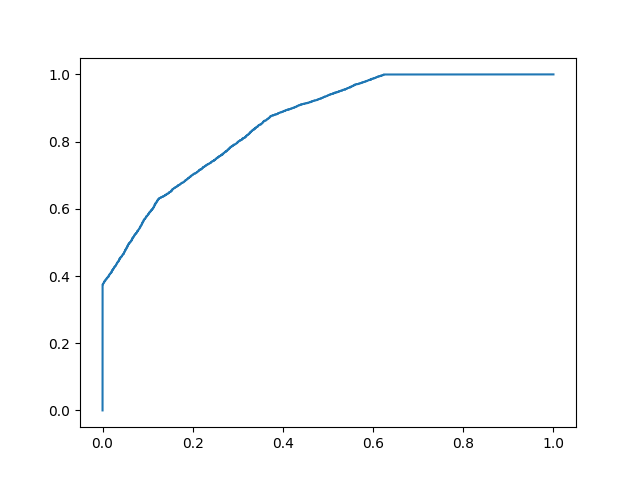

Write the Python code that produced this figure.
# W3Schools, Python Machine Learning, AUC - ROC Curve
import numpy as np
import matplotlib.pyplot as plt
from sklearn.metrics import accuracy_score, confusion_matrix, roc_auc_score, roc_curve

n = 10000
y = np.array([0] * n + [1] * n)

y_prob_1 = np.array(
    np.random.uniform(.25, .5, n // 2).tolist() +
    np.random.uniform(.3, .7, n).tolist() +
    np.random.uniform(.5, .75, n // 2).tolist()
)

y_prob_2 = np.array(
    np.random.uniform(0, .4, n // 2).tolist() +
    np.random.uniform(.3, .7, n).tolist() +
    np.random.uniform(.6, 1, n // 2).tolist()
)

def plot_roc_curve(true_y, y_prob):
    """
    plots the roc curve based of the probabilities
    """
    fpr, tpr, thresholds = roc_curve(true_y, y_prob)
    plt.plot(fpr, tpr)
    plt.xlabel('False Positive Rate')
    plt.ylabel('True Positive Rate')

fpr, tpr, thresholds = roc_curve(y, y_prob_2)
plt.plot(fpr, tpr)
plt.show()
